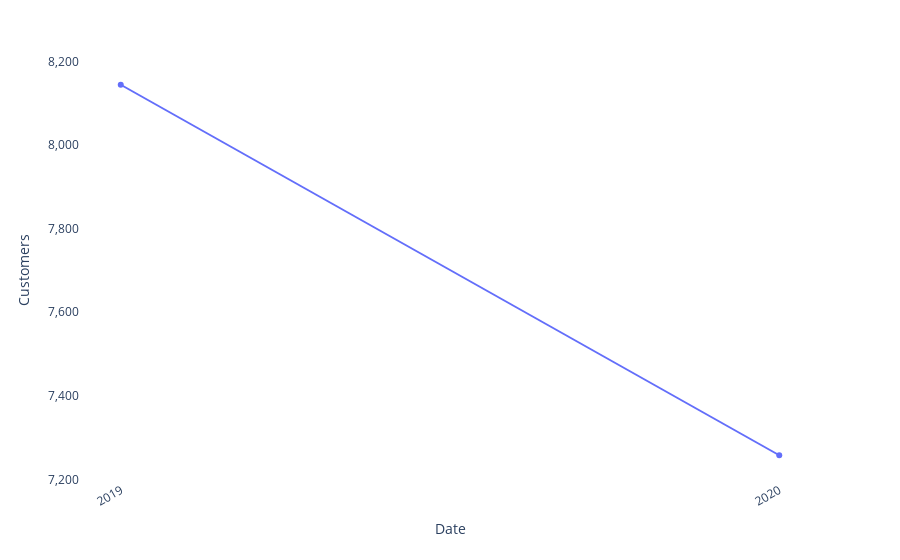

The cell this chart's notebook holds for it:
### Code cell
# Serie de tiempo
df_cus2 = df_cus.copy()
df_cus2['date'] = df_cus2['date'].dt.to_period('Y').astype(str)
df_cus2 = df_cus2.drop_duplicates()
df_cus2 = df_cus2.groupby(['date']).sum().reset_index()
print(df_cus2.head(3))

# customers per year
fig = fg.simple_time_series(df_cus2, x='date', y="contador", xl='Date', yl='Customers')
fig.show()

### Figure 1 — Plotly figure (JSON) as saved in the notebook; plotly's stock layout.template omitted (floating-point values rounded to 4 significant figures)
{"data": [{"hovertemplate": "Date=%{x}<br>Customers=%{y}<extra></extra>", "legendgroup": "", "line": {"color": "#636efa", "dash": "solid"}, "marker": {"symbol": "circle"}, "mode": "markers+lines", "name": "", "orientation": "v", "showlegend": false, "type": "scatter", "x": ["2019", "2020"], "xaxis": "x", "y": [8144, 7258], "yaxis": "y"}], "layout": {"legend": {"tracegroupgap": 0}, "margin": {"t": 60}, "paper_bgcolor": "rgba(0, 0, 0, 0)", "plot_bgcolor": "rgba(0, 0, 0, 0)", "xaxis": {"anchor": "y", "domain": [0, 1], "tickangle": -30, "title": {"text": "Date"}}, "yaxis": {"anchor": "x", "domain": [0, 1], "tickformat": ",.0f", "title": {"text": "Customers"}}}}
